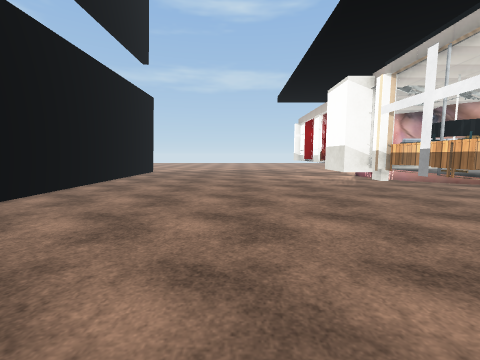
view 1 (above)

21 first-person views from a walk through a Unity game level. The camera is 1.3 m above the floor, tilts 6° down and sees 90° across. The floor is counted in squares, 1 m on a side. Each view is taken from the middle of a square. On the plan, view 1 faces up. The plan holds only what a view shows up to about 12 squares ahead; the rest is blank. The place goes on beyond the plan. The player is left out. Door leaves are left out, so doorways stand open. Some surface patterns are stand-ins.

view 2
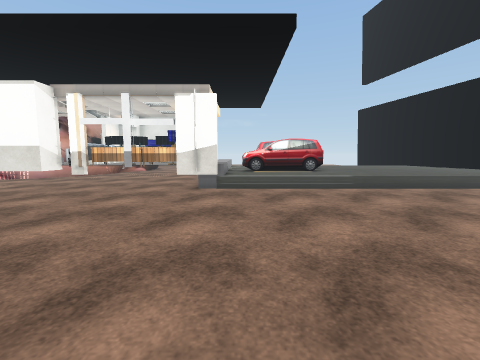

view 3
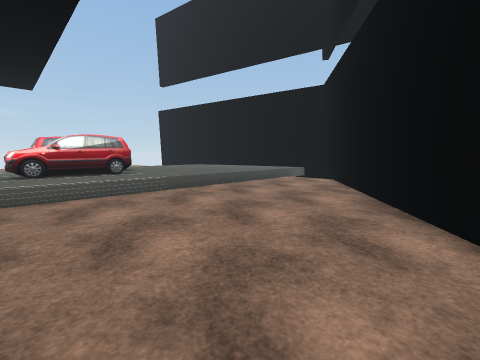

view 4
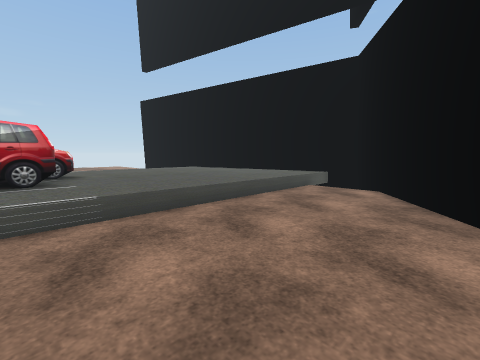

view 5
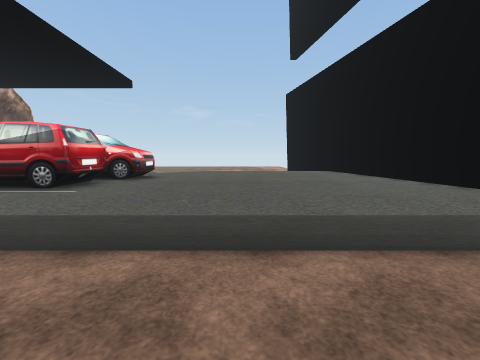

view 6
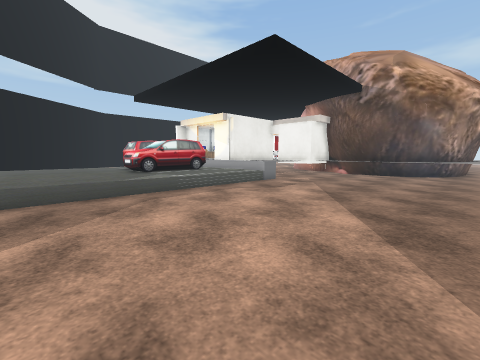

view 7
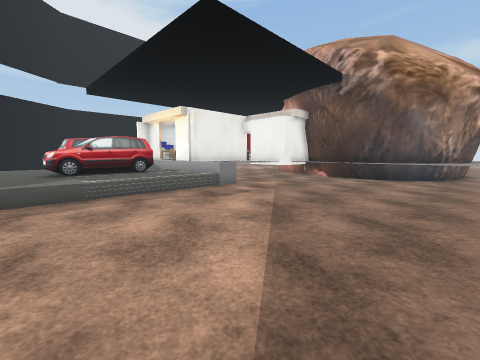

view 8
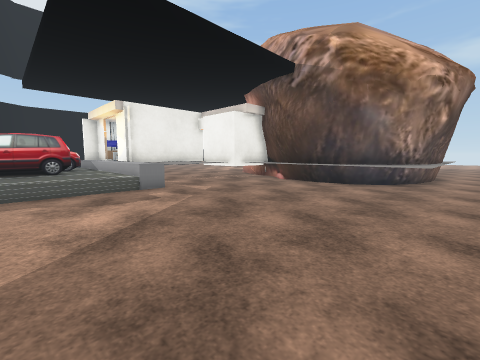

view 9
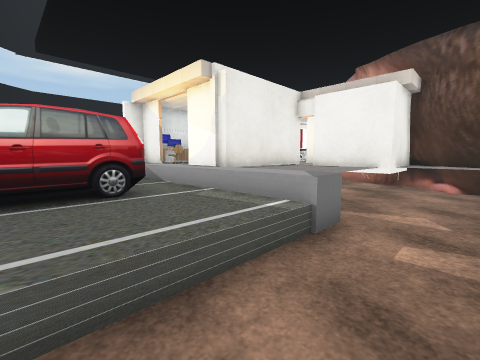

view 10
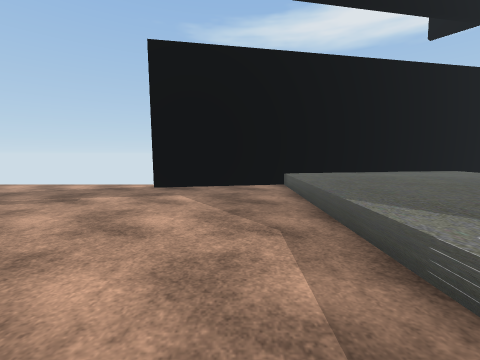

view 11
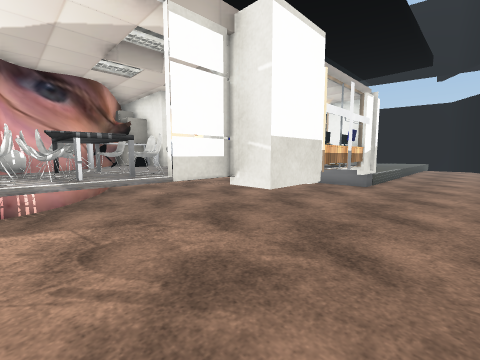

view 12
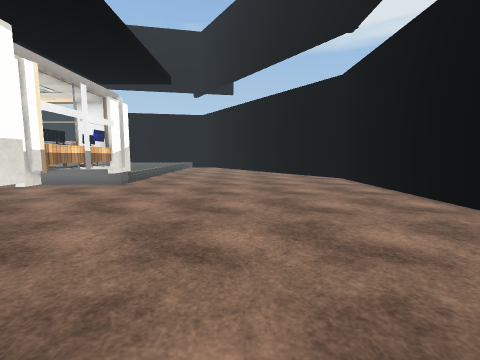

view 13
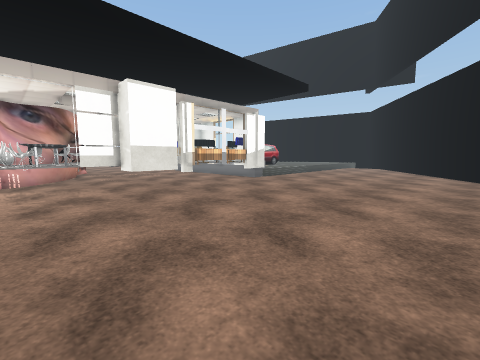

view 14
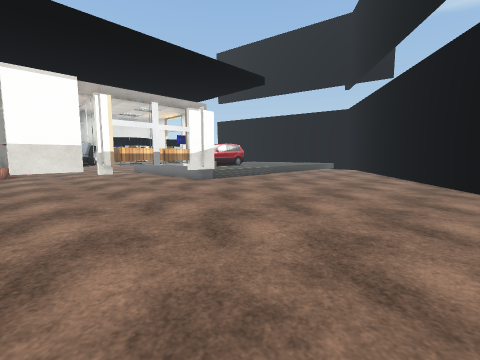

view 15
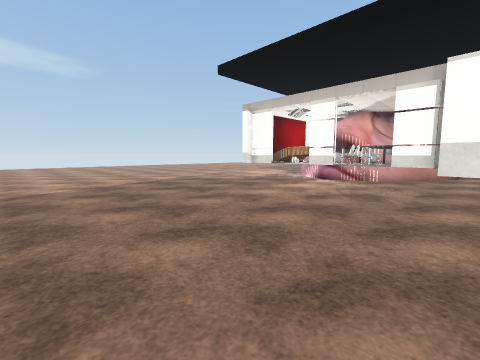

view 16
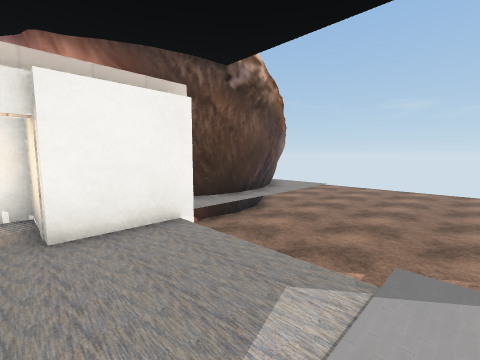

view 17
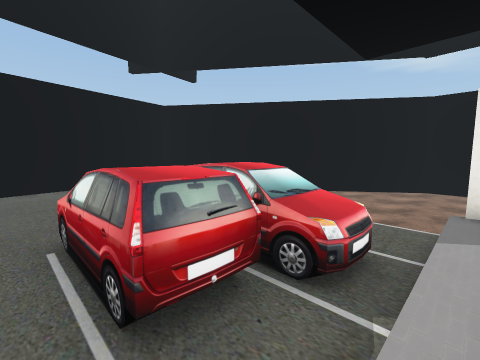

view 18
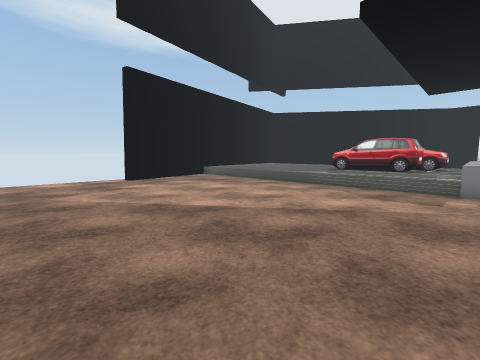

view 19
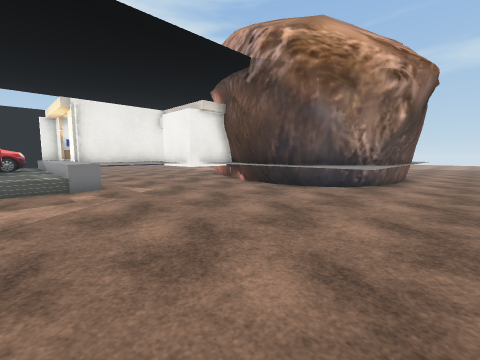

view 20
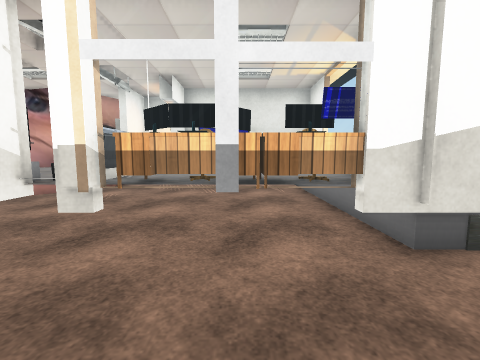

view 21
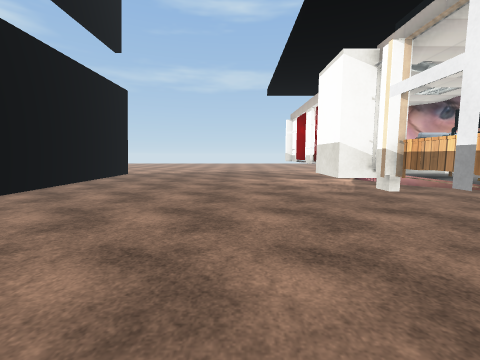

### Floor plan
Key: @ floor where view 1 was taken; # wall or solid block; . main floor; : floor 0.5 m higher than the main floor; + floor 1 m higher than the main floor; / step, stairs or slope; D open door; = window, fence, low wall or low ledge; ^ raised ledge; M monitor; E desk; C chair; T table; O other object.
Columns run from 7 left of view 1 to 23 right of it. Each row starts with its distance up from view 1.
 13 #..........#OCC##           #..
 12 #..........#TCTC#          ##..
 11 #..........#TCCTO          ##..
 10 #..........O#+++T## #     ##^..
  9 #.......... O  OOOOO#######^^..
  8 #..........OO  #++OO#^^##^^^^..
  7 #..........###  OD###^^^^^^^...
  6 #..........#M=  O+++...........
  5 #..........#M+  O+++...........
  4 #..........#O+   +++...........
  3 #..........#E== O+++...........
  2 #..........#++++++++=..........
  1 #........../::OO::::/.........
  0  ......@.../::OOOO::/..........
 -1  #........./::OOOO::/..........
 -2  ##......../::OOOO::/..........
 -3   ##......./::OOOO::/..........
 -4    #......./::::OO::/..........
 -5    ##....../::::::::/..........
 -6     ##...../::::::::/..........
 -7      ##..../::::::::/..........
 -8       #..../::::::::/..........
 -9       ##.../::::::::/..........
-10        ##../::::::::/..........
-11         #../::::::::######.....
-12         ##  :::######
-13          #######

Where each view was taken, in squares from view 1:
view 1: 0 up, 0 right, facing up
view 2: 1 up, 5 left, facing right
view 3: 1 up, 4 left, facing down-right
view 4: 2 down, 1 left, facing down-right
view 5: 7 down, 1 right, facing right
view 6: 8 down, 21 right, facing up-left
view 7: 5 down, 21 right, facing up-left
view 8: 2 down, 22 right, facing up-left
view 9: 2 down, 15 right, facing up-left
view 10: 1 down, 15 right, facing down
view 11: 13 up, 1 right, facing down-right
view 12: 13 up, 1 left, facing down
view 13: 13 up, 5 left, facing down-right
view 14: 10 up, 6 left, facing down-right
view 15: 9 up, 5 left, facing up-right
view 16: 2 up, 10 right, facing up-right
view 17: 2 up, 11 right, facing down-left
view 18: 2 up, 23 right, facing down-left
view 19: 0 up, 23 right, facing up-left
view 20: 5 up, 1 right, facing right
view 21: 2 up, 1 right, facing up
